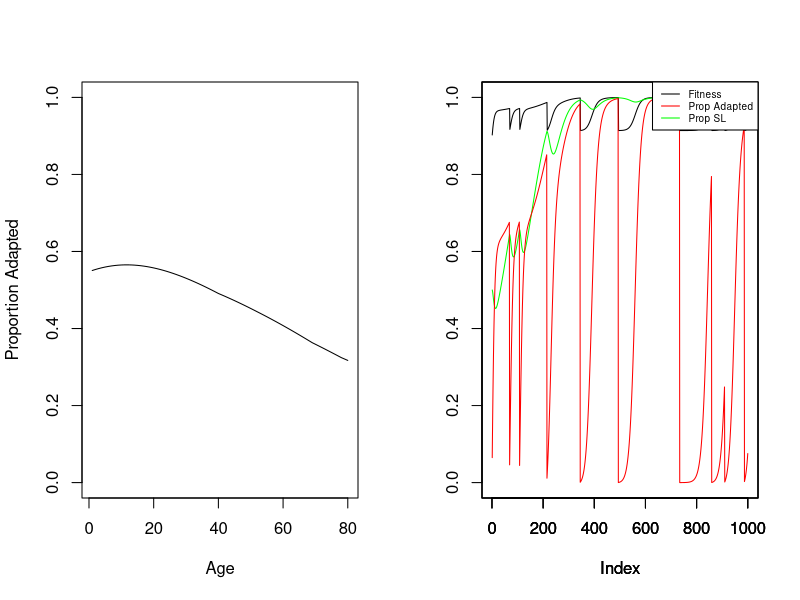

Source code (R):


# Recursions to simulate age-structured social learning model

# Set IL_Only to "Yes" for population with only individual learners
# Set Stoch_E to "Yes" for stochastically changing environment

# Includes code for simple plot with time dynamics in the end

recurs <- function( tmax=1000 ,
                      max_age = 80  ,
                      b=c(0.35,0.35) ,
                      s=c(0.85,0.93),
                      u=0.01,
                      z=0.5, 
                      c=0.01,
                      phi = 1,
                      SL_Error = 0,
                      IL_Only = "No", 
                      Stoch_E = "Yes") {
  

  #Create population array with age-strategy classes
  
  n <- array( 0 , dim=c( max_age , 2 , 2) ) # age, adapted = 2, Learning Strategy , IL = 1
  
  #Half IL and half SL
  if ( IL_Only == "Yes"){
    
    if (max_age == 2){
      n[1,1,1] <- 1
      n[1,1,2] <- 0
    } else {
      n[,1,1] <- 1/max_age
      n[,1,2] <- 0
    }

  } else {
    
  if (max_age == 2){
    n[1,1,1] <- 0.5
    n[1,1,2] <- 0.5
  } else {
    n[,1,1] <- 0.5/max_age
    n[,1,2] <- 0.5/max_age
  }
  }
  
  N <- sum(n)
  
  #Output objects
  
  lambda <- c()
  lambdaSL <- c()
  lambdaIL <- c()
  Juveniles <- c()
  PropAdapt <- c()
  AdaptedPerAge <- matrix(nrow = max_age, ncol = tmax)
  PropIL <- c()
  EnvChange <- c()
  

  
  for ( t in 1:tmax ) {
    print(t)
    
    #Number of individuals
    N <- sum(n)
    
    if (max_age == 2){
    N_IL <- sum(n[1,,1])
    N_SL <- sum(n[1,,2])
    } else {
    N_IL <- sum(n[,,1])
    N_SL <- sum(n[,,2])
    }
    
    
    # life cycle:
    # age (survival)
    # reproduction
    # environment change
    # learning
    
    # aging
    # loop over age classes, in reverse
    for ( i in (max_age-1):1 ) {
      for ( j in 1:2 ) { #j indexes non-adapted/adapted
        for (k in 1:2) { #k indexes learning strat
             if (i==1 & k==1){ #Individual learning juveniles pay recruitment cost
               n[ i+1 , j , k]  <- n[ i , j , k] * s[j] * (1-c) 
             } else {           
                n[ i+1 , j , k] <- n[ i , j , k] * s[j]
             }
        }#k
      }#j
    }#i
    

    #Empty juvenile slots
    
    for ( j in 1:2 ){
      for ( k in 1:2 ){
        for (l in 1:2) {
        n[ 1 , j , k ] <- 0 
        }
       }
    }
    
    # reproduction --- fill age class 1

    # babies get stored in a vector
    
    classes <- expand.grid(age=2:max_age, j=1:2, k=1:2)
    babies <- rep(0, nrow(classes))
   
    for ( i in 2:max_age ) {
      for ( j in 1:2 ){
        for ( k in 1:2 ) {
          n_parents <- n[ i , j , k]
          if (n_parents > 0){
          nn <- n_parents * b[j]
          if ( nn > 0 ) {
            #Assign to vector 
            babies[which(classes$age==i & classes$j==j & classes$k==k)] <- babies[which(classes$age==i & classes$j==j & classes$k==k)] + nn
           }
          }
        }#k
      }#j
    }#i
    
    #Assign babies to juvenile class
    
    for ( k in 1:2 ) {
          n[1,1, k] <- sum(babies[which(classes$k==k)])
      
    }

    #environmental change
    
    if (Stoch_E == "Yes") {
      ut <- ifelse( runif(1) < u , 1 , 0 )
      EnvChange[t] <- ifelse(ut==1, 1, 0)
      if (ut == 1){
        for ( i in 1:max_age) {
          for ( k in 1:2 ) { #k indexes learning strat
            n[ i , 1 , k ] <- sum(n[ i ,  , k ])
            n[ i , 2 , k ] <- 0
          }#k
        }#j
      }#i
    } else {
      for ( i in 1:max_age) {
        for ( k in 1:2 ) { #k indexes learning strat
          
          n[ i , 1 , k ] <- n[ i , 1 , k ] + u * n[ i , 2 , k ]
          n[ i , 2 , k ] <- (1-u) * n[ i , 2 , k ]
          
        }#k
      }#j
    
    }
    
    
    # learning
    # each juvenile gets a chance to learn, either individually or socially
    for ( k in 1:2 ) {
       if ( n[1,1,k]>0 ){ 
        if ( k==1 ){
          
          #Individual Learners
          p_successful_ind <- n[1,1,k] * z
          n[1,1,k] <- n[1,1,k] - p_successful_ind
          n[1,2,k] <- p_successful_ind
          
      } else {
        
        #Social Learners
        #Proportion of each age class
        if (max_age == 2){
          p_successful_soc <- sum(n[2,2,])/sum(n[2,,])
        } else {
          
        a <- c()
        a[1] <- 0
        for (j in 2:max_age) {
        a[j]  <- sum(n[j,,])/sum(n[2:max_age,,])
        }
        
        #Proportion of adaptive behavior in each age class
        q <- c()
        for (j in 1:max_age) {
          q[j]  <- sum(n[j,2,])/sum(n[j,,])
        }
    
        p_successful_soc <- sum((a^2)*q) #Equal pairs
          
        for (i in 3:max_age) {
          for (j in 2:(i-1)) {
           p_successful_soc <- p_successful_soc + 2 * a[i]  *a[j] * ( q[i] * (phi/(phi+1))  + q[j] * (1/(phi+1)) ) 
          }
        }
                           
        }
        
        n_successful_soc <- n[1,1,k] * p_successful_soc * (1-SL_Error)
        n[1,1,k] <- n[1,1,k] - n_successful_soc
        n[1,2,k] <- n_successful_soc
         
         
        }
       }
    }#k
    
  # Store info in output objects
    
    if (max_age == 2){
      lambda[t] <- sum(n[1,,])
      lambdaIL[t] <- sum(n[1,,1]) / N_IL
      lambdaSL[t] <- sum(n[1,,2]) / N_SL
      
    } else {
      
      lambda[t] <- sum(n)
      lambdaIL[t] <- sum(n[,,1]) / N_IL
      lambdaSL[t] <- sum(n[,,2]) / N_SL
      
    }
    
   Juveniles[t] <- sum(n[1,,])
   PropAdapt[t] <- sum(n[,2,]/sum(n))
   PropIL[t] <- sum(n[,,1]/sum(n))

   for (x in 1:max_age) {
     AdaptedPerAge[x,t] <- sum(n[x,2,]/sum(n[x,,]))
   }
   
   
   #Renormalize population size
   
   if (max_age == 2){
     n[1,,] <- n[1,,]/sum(n[1,,])
   } else {
     n <- n/sum(n)
   }

   }#t
  
  return(list(n=n, 
              lambda=lambda, 
              lambdaIL=lambdaIL,
              lambdaSL=lambdaSL,
              Juveniles=Juveniles,
              Adapt=PropAdapt, 
              IL= PropIL,
              SL= 1- PropIL, 
              Change=EnvChange, 
              AdaptedPerAge=AdaptedPerAge))
  
}

result <- recurs()


par(mfrow=c(1,2))
plot(apply(result$AdaptedPerAge, 1, mean), type = "l", ylim = c(0,1), ylab = "Proportion Adapted", xlab = "Age")

plot(result$lambda/max(result$lambda), type= "l", ylim = c(0,1), ylab = "")
par(new=TRUE)
plot(result$SL,type = "l", ylim = c(0,1), col="green",  yaxt = "n", ylab = "")
par(new=TRUE)
plot(result$Adapt, type = "l", ylim = c(0,1), col = "red", yaxt = "n", ylab = "")
legend("topright", c("Fitness", "Prop Adapted", "Prop SL"), col = c("black", "red", "green"), lty = 1, cex = 0.6)








